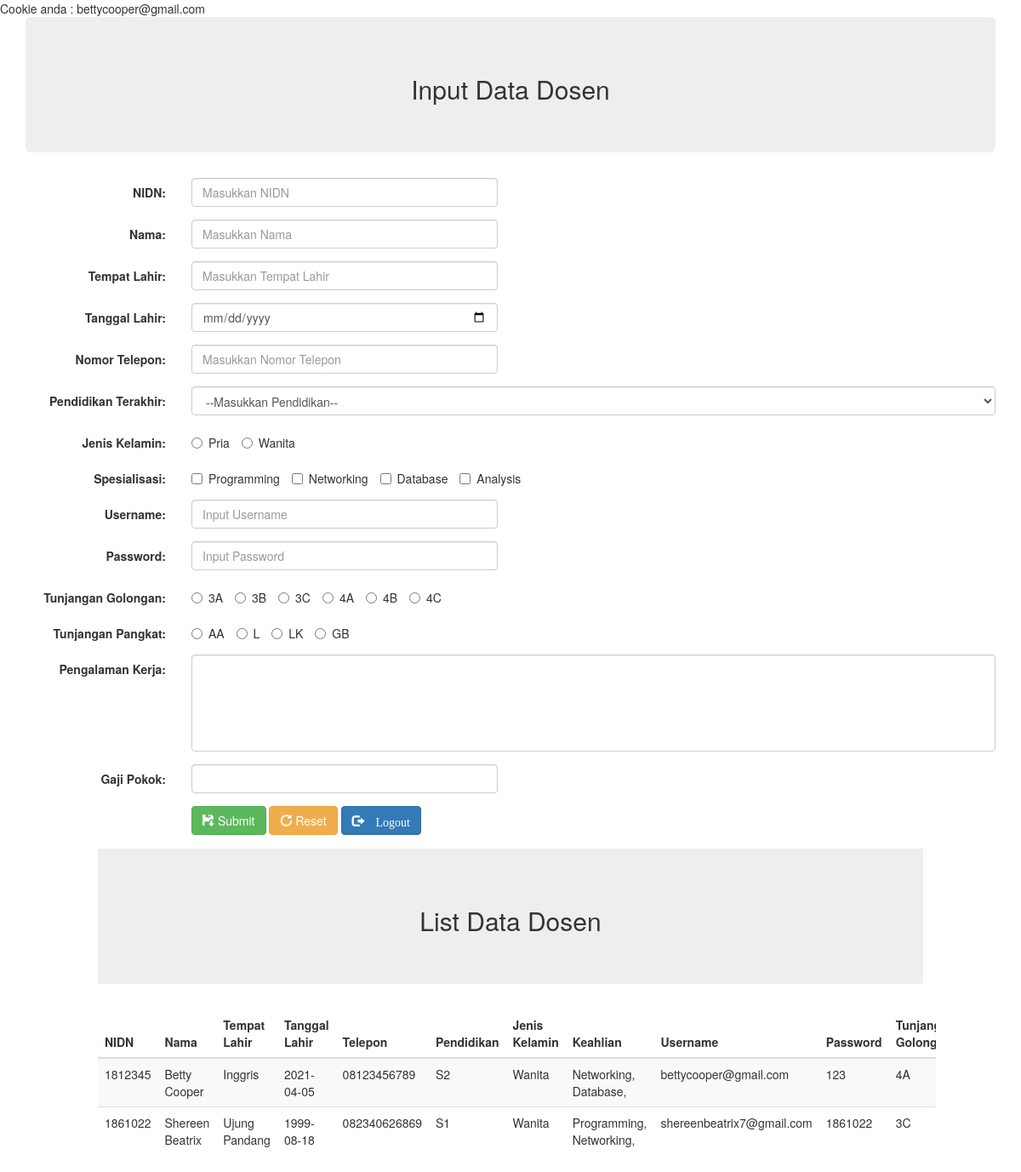
The page /input.php (signed in) on the database its author committed.
### tables this page shows
CREATE TABLE `tabel_anggota` (
  `nidn` varchar(50) NOT NULL,
  `nama` text NOT NULL,
  `tempat` text NOT NULL,
  `lahir` date NOT NULL,
  `telepon` text NOT NULL,
  `pendidikan` enum('S1','S2','S3') NOT NULL,
  `jenis_kelamin` enum('Pria','Wanita') NOT NULL,
  `keahlian` text NOT NULL,
  `username` text NOT NULL,
  `password` text NOT NULL,
  `tunjangan_golongan` text NOT NULL,
  `tunjangan_pangkat` text NOT NULL,
  `pengalaman` text NOT NULL,
  `gaji_pokok` text NOT NULL,
  `total` text NOT NULL
);

### input.php (the view, shortened to what this page needs)
<!DOCTYPE html>
<html lang="en">
<head>
 <link rel="stylesheet" href="css/bootstrap.min.css">
 <link rel="stylesheet" href="https://maxcdn.bootstrapcdn.com/bootstrap/3.4.1/css/bootstrap.min.css">
</head>
<body>
<?php
include "koneksi.php";
	$uname = $_COOKIE['username'];
		?>
Cookie anda : <?=$uname?>
<BR>
<div class="container">
    <div class="jumbotron text-center">
    <h2>Input Data Dosen</h2>
    </div>
    <form class="form-horizontal" method="post" action="input.php">
        <div class="form-group">
            <label class="control-label col-sm-2" for="nidn">NIDN:</label>
            <div class="col-sm-4">
            <input type="text" class="form-control" id="nidn" placeholder="Masukkan NIDN" name="nidn">
            </div>
        </div>
        <div class="form-group">
            <label class="control-label col-sm-2" for="nama">Nama:</label>
            <div class="col-sm-4">
            <input type="text" class="form-control" id="nama" placeholder="Masukkan Nama" name="nama">
            </div>
        </div>
        <div class="form-group">
            <label class="control-label col-sm-2"  for="tempat">Tempat Lahir:</label>
            <div class="col-sm-4">
            <input type="text" class="form-control" id="tempat" placeholder="Masukkan Tempat Lahir" name="tempat">
            </div>
        </div>
        <div class="form-group">
            <label class="control-label col-sm-2" for="lahir">Tanggal Lahir:</label>
            <div class="col-sm-4">
            <input type="date" class="form-control" id="lahir" placeholder="Masukkan Tanggal Lahir" name="lahir">
            </div>
        </div>
        <div class="form-group">
            <label class="control-label col-sm-2" for="telepon">Nomor Telepon:</label>
            <div class="col-sm-4">
            <input type="tel" class="form-control" id="telepon" placeholder="Masukkan Nomor Telepon" name="telepon">
            </div>
        </div>
        <div class="form-group">
            <label class="control-label col-sm-2" for="pendidikan">Pendidikan Terakhir:</label>
            <div class="col-sm-10">
            <select class="form-control" id="pendidikan" name="pendidikan">
            <option value='-'>--Masukkan Pendidikan--</option>
            </select>
            </div>
        </div>
        <div class="form-group">
            <label class="control-label col-sm-2" for="jk">Jenis Kelamin:</label>
            <div class="col-sm-10">
            <label class="radio-inline" ><input type="radio" id="jk" name="jk" value="Pria"> Pria</label>
            <label class="radio-inline"><input type="radio" id="jk" name="jk" value="Wanita"> Wanita</label>
            </div>
        </div>
        <div class="form-group">
            <label class="control-label col-sm-2" for="ahli">Spesialisasi:</label>
            <div class="col-sm-10">
            <label class="checkbox-inline" >
                <input type='checkbox' name='ahli[]' value='Programming' id="ahli"> Programming</label>
            <label class="checkbox-inline" >
                <input type='checkbox' name='ahli[]' value='Networking' id="ahli"> Networking</label>
            <label class="checkbox-inline" >
                <input type='checkbox' name='ahli[]' value='Database' id="ahli"> Database</label>
            <label class="checkbox-inline" >
                <input type='checkbox' name='ahli[]' value='Analysis' id="ahli"> Analysis</label>
            </div>
        </div>
        <div class="form-group">
            <label class="control-label col-sm-2" for="username">Username:</label>
            <div class="col-sm-4">
            <input type="email" class="form-control" name="username" placeholder="Input Username" name="username">
            </div>
        </div>
        <div class="form-group">
            <label class="control-label col-sm-2" for="password">Password:</label>
            <div class="col-sm-4">
            <input type="password" class="form-control" name="password" placeholder="Input Password" name="password">
            </div>
        </div>
        <div class="form-group">
            <label class="control-label col-sm-2" for="tg">Tunjangan Golongan:</label>
            <div class="col-sm-10">
            <label class="radio-inline"><input type="radio" id="tg" name="tg" value="3A"> 3A</label>
            <label class="radio-inline"><input type="radio" id="tg" name="tg" value="3B"> 3B</label>
            <label class="radio-inline"><input type="radio" id="tg" name="tg" value="3C"> 3C</label>
            <label class="radio-inline"><input type="radio" id="tg" name="tg" value="4A"> 4A</label>
            <label class="radio-inline"><input type="radio" id="tg" name="tg" value="4B"> 4B</label>
            <label class="radio-inline"><input type="radio" id="tg" name="tg" value="4C"> 4C</label>
            </div>
        </div>
        <div class="form-group">
            <label class="control-label col-sm-2" for="tp">Tunjangan Pangkat:</label>
            <div class="col-sm-10">
            <label class="radio-inline"><input type="radio" id="tp" name="tp" value="AA"> AA</label>
            <label class="radio-inline"><input type="radio" id="tp" name="tp" value="L"> L</label>
            <label class="radio-inline"><input type="radio" id="tp" name="tp" value="LK"> LK</label>
            <label class="radio-inline"><input type="radio" id="tp" name="tp" value="GB"> GB</label>
            </div>
        </div>
        <div class="form-group">
            <label class="control-label col-sm-2" for="pengalaman">Pengalaman Kerja:</label>
            <div class="col-sm-10">
            <textarea class="form-control" rows="5" style="resize: none" id="pengalaman" name="pengalaman"></textarea>
            </div>
        </div>
        <div class="form-group">
            <label class="control-label col-sm-2" for="gp">Gaji Pokok:</label>
            <div class="col-sm-4">
            <input type="text" class="form-control" id="gp" name="gp">
            </div>
        </div>
        <div class="form-group">
            <div class="col-sm-offset-2 col-sm-10">
            <button type="submit" class="btn btn-success" name="submit"><span class="glyphicon glyphicon-floppy-save"></span> Submit</button>
            <button type="reset" class="btn btn-warning"><span class="glyphicon glyphicon-repeat"></span> Reset</button>
            <a href="logout.php" class="btn btn-primary"><span class="glyphicon glyphicon-log-out"> Logout</a>
            </div>
        </div>
    </div>
    <div class="col-sm-10 col-sm-offset-1">
    </div>
    <div class="table-responsive col-sm-10 col-sm-offset-1">
    <div class="jumbotron text-center">
    <h2>List Data Dosen</h2>
    </div>
        <table class="table table-striped ">
            <thead>
                <tr>
                    <th>NIDN</th>
                    <th>Nama</th>
                    <th>Tempat Lahir</th>
                    <th>Tanggal Lahir</th>
                    <th>Telepon</th>
                    <th>Pendidikan</th>
                    <th>Jenis Kelamin</th>
                    <th>Keahlian</th>
                    <th>Username</th>
                    <th>Password</th>
                    <th>Tunjangan Golongan</th>
                </tr>
            </thead>
        <tbody>
        <?php
            $queryanggota = mysqli_query($connect, "SELECT * FROM tabel_anggota ORDER BY nama");
            $jumanggota = mysqli_num_rows($queryanggota);
            if ($jumanggota == 0)
            {
        ?>
        <tr>
        <td colspan="12" class="danger">Data Dosen Masih Kosong</td>
                </tr>
        <?php
                }
                else
                {
                    while ($anggota = mysqli_fetch_array($queryanggota))
                    {
        ?>
                    <tr>
                        <td><?=$anggota['nidn']?></td>
                        <td><?=$anggota['nama']?></td>
                        <td><?=$anggota['tempat']?></td>
                        <td><?=$anggota['lahir']?></td>
                        <td><?=$anggota['telepon']?></td>
                        <td><?=$anggota['pendidikan']?></td>
                        <td><?=$anggota['jenis_kelamin']?></td>
                        <td><?=$anggota['keahlian']?></td>
                        <td><?=$anggota['username']?></td>
                        <td><?=$anggota['password']?></td>
                        <td><?=$anggota['tunjangan_golongan']?></td>
                    </tr>
        <?php
                    }
                }
        ?>
        </tbody>
        </table>
    </div>
</body>
</html>

### rows shown on the page
tabel_anggota: nidn "1812345", nama "Betty Cooper", tempat "Inggris", lahir "2021-04-05", telepon "08123456789", pendidikan "S2", jenis_kelamin "Wanita", keahlian "Networking, Database,", username "bettycooper@gmail.com", password "123", tunjangan_golongan "4A"
tabel_anggota: nidn "1861022", nama "Shereen Beatrix", tempat "Ujung Pandang", lahir "1999-08-18", telepon "082340626869", pendidikan "S1", jenis_kelamin "Wanita", keahlian "Programming, Networking,", username "shereenbeatrix7@gmail.com", password "1861022", tunjangan_golongan "3C"

### other values the page prints
$uname "bettycooper@gmail.com"
